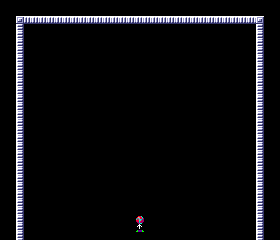

A 2D game scene composited from a Tiled map and its tileset images. What follows is a short description and the map's XML, with every tile layer's data as written:
An orthogonal 35x30 tile map with 8x8 px tiles, 1 tile layer (Tile Layer 1).

<map version="1.9" tiledversion="1.9.2" orientation="orthogonal" renderorder="right-down" width="35" height="30" tilewidth="8" tileheight="8" infinite="0" nextlayerid="2" nextobjectid="1">
 <editorsettings>
  <export format="Breakout" />
 </editorsettings>
 <tileset firstgid="1" source="breakout-tiles.tsx" />
 <layer id="1" name="Tile Layer 1" width="35" height="30">
  <data encoding="csv">
0,0,0,0,0,0,0,0,0,0,0,0,0,0,0,0,0,0,0,0,0,0,0,0,0,0,0,0,0,0,0,0,0,0,0,
0,0,0,0,0,0,0,0,0,0,0,0,0,0,0,0,0,0,0,0,0,0,0,0,0,0,0,0,0,0,0,0,0,0,0,
0,0,2,3,3,3,3,3,3,3,3,3,3,3,3,3,3,3,3,3,3,3,3,3,3,3,3,3,3,3,3,3,2,0,0,
0,0,4,0,0,0,0,0,0,0,0,0,0,0,0,0,1,0,0,0,0,0,0,0,0,0,0,0,0,0,0,0,4,0,0,
0,0,4,0,0,0,0,0,0,0,0,0,0,0,0,0,0,0,0,0,0,0,0,0,0,0,0,0,0,0,0,0,4,0,0,
0,0,4,0,0,0,0,0,0,0,0,0,0,0,0,0,0,0,0,0,0,0,0,0,0,0,0,0,0,0,0,0,4,0,0,
0,0,4,0,0,0,0,0,0,0,0,0,0,0,0,0,0,0,0,0,0,0,0,0,0,0,0,0,0,0,0,0,4,0,0,
0,0,4,0,0,0,0,0,0,0,0,0,0,0,0,0,0,0,0,0,0,0,0,0,0,0,0,0,0,0,0,0,4,0,0,
0,0,4,0,0,0,0,0,0,0,0,0,0,0,0,0,0,0,0,0,0,0,0,0,0,0,0,0,0,0,0,0,4,0,0,
0,0,4,0,0,0,0,0,0,0,0,0,0,0,0,0,0,0,0,0,0,0,0,0,0,0,0,0,0,0,0,0,4,0,0,
0,0,4,0,0,0,0,0,0,0,0,0,0,0,0,0,0,0,0,0,0,0,0,0,0,0,0,0,0,0,0,0,4,0,0,
0,0,4,0,0,0,0,0,0,0,0,0,0,0,0,0,0,0,0,0,0,0,0,0,0,0,0,0,0,0,0,0,4,0,0,
0,0,4,0,0,0,0,0,0,0,0,0,0,0,0,0,0,0,0,0,0,0,0,0,0,0,0,0,0,0,0,0,4,0,0,
0,0,4,0,0,0,0,0,0,0,0,0,0,0,0,0,0,0,0,0,0,0,0,0,0,0,0,0,0,0,0,0,4,0,0,
0,0,4,0,0,0,0,0,0,0,0,0,0,0,0,0,0,0,0,0,0,0,0,0,0,0,0,0,0,0,0,0,4,0,0,
0,0,4,0,0,0,0,0,0,0,0,0,0,0,0,0,0,0,0,0,0,0,0,0,0,0,0,0,0,0,0,0,4,0,0,
0,0,4,0,0,0,0,0,0,0,0,0,0,0,0,0,0,0,0,0,0,0,0,0,0,0,0,0,0,0,0,0,4,0,0,
0,0,4,0,0,0,0,0,0,0,0,0,0,0,0,0,0,0,0,0,0,0,0,0,0,0,0,0,0,0,0,0,4,0,0,
0,0,4,0,0,0,0,0,0,0,0,0,0,0,0,0,0,0,0,0,0,0,0,0,0,0,0,0,0,0,0,0,4,0,0,
0,0,4,0,0,0,0,0,0,0,0,0,0,0,0,0,0,0,0,0,0,0,0,0,0,0,0,0,0,0,0,0,4,0,0,
0,0,4,0,0,0,0,0,0,0,0,0,0,0,0,0,0,0,0,0,0,0,0,0,0,0,0,0,0,0,0,0,4,0,0,
0,0,4,0,0,0,0,0,0,0,0,0,0,0,0,0,0,0,0,0,0,0,0,0,0,0,0,0,0,0,0,0,4,0,0,
0,0,4,0,0,0,0,0,0,0,0,0,0,0,0,0,0,0,0,0,0,0,0,0,0,0,0,0,0,0,0,0,4,0,0,
0,0,4,0,0,0,0,0,0,0,0,0,0,0,0,0,0,0,0,0,0,0,0,0,0,0,0,0,0,0,0,0,4,0,0,
0,0,4,0,0,0,0,0,0,0,0,0,0,0,0,0,0,0,0,0,0,0,0,0,0,0,0,0,0,0,0,0,4,0,0,
0,0,4,0,0,0,0,0,0,0,0,0,0,0,0,0,0,0,0,0,0,0,0,0,0,0,0,0,0,0,0,0,4,0,0,
0,0,4,0,0,0,0,0,0,0,0,0,0,0,0,0,0,0,0,0,0,0,0,0,0,0,0,0,0,0,0,0,4,0,0,
0,0,4,0,0,0,0,0,0,0,0,0,0,0,0,0,0,145,0,0,0,0,0,0,0,0,0,0,0,0,0,0,4,0,0,
0,0,4,0,0,0,0,0,0,0,0,0,0,0,0,0,1,129,0,0,0,0,0,0,0,0,0,0,0,0,0,0,4,0,0,
0,0,4,0,0,0,0,0,0,0,0,0,0,0,0,0,0,0,0,0,0,0,0,0,0,0,0,0,0,0,0,0,4,0,0
</data>
 </layer>
</map>
